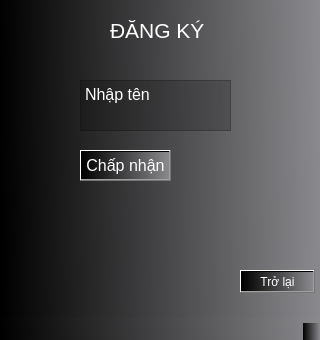
<?xml version="1.0" encoding="UTF-8"?>
<ui version="4.0">
 <class>MainWindow</class>
 <widget class="QMainWindow" name="MainWindow">
  <property name="geometry">
   <rect>
    <x>0</x>
    <y>0</y>
    <width>320</width>
    <height>340</height>
   </rect>
  </property>
  <property name="windowTitle">
   <string>MainWindow</string>
  </property>
  <property name="styleSheet">
   <string notr="true">background-color: qlineargradient(spread:pad, x1:0, y1:0.5, x2:1, y2:0.489, stop:0 rgba(0, 0, 0, 255), stop:1 rgba(138, 138, 142, 255));</string>
  </property>
  <widget class="QWidget" name="centralwidget">
   <widget class="QLabel" name="label">
    <property name="geometry">
     <rect>
      <x>110</x>
      <y>0</y>
      <width>101</width>
      <height>61</height>
     </rect>
    </property>
    <property name="font">
     <font>
      <pointsize>16</pointsize>
     </font>
    </property>
    <property name="styleSheet">
     <string notr="true">background-color: rgba(255, 255, 255, 0);
color: rgb(255, 255, 255);</string>
    </property>
    <property name="text">
     <string>ĐĂNG KÝ</string>
    </property>
   </widget>
   <widget class="QPlainTextEdit" name="input_name">
    <property name="geometry">
     <rect>
      <x>80</x>
      <y>80</y>
      <width>151</width>
      <height>51</height>
     </rect>
    </property>
    <property name="font">
     <font>
      <pointsize>12</pointsize>
     </font>
    </property>
    <property name="accessibleDescription">
     <string/>
    </property>
    <property name="autoFillBackground">
     <bool>false</bool>
    </property>
    <property name="styleSheet">
     <string notr="true">background-color: rgba(0, 0, 0, 50);
color: rgb(255, 255, 255);</string>
    </property>
    <property name="plainText">
     <string>Nhập tên
</string>
    </property>
    <property name="overwriteMode">
     <bool>false</bool>
    </property>
    <property name="centerOnScroll">
     <bool>false</bool>
    </property>
    <property name="placeholderText">
     <string/>
    </property>
   </widget>
   <widget class="QPushButton" name="ptn_dangky">
    <property name="geometry">
     <rect>
      <x>80</x>
      <y>150</y>
      <width>91</width>
      <height>31</height>
     </rect>
    </property>
    <property name="font">
     <font>
      <pointsize>12</pointsize>
     </font>
    </property>
    <property name="styleSheet">
     <string notr="true">color: rgb(255, 255, 255);</string>
    </property>
    <property name="text">
     <string>Chấp nhận</string>
    </property>
   </widget>
   <widget class="QPushButton" name="ptn_pre">
    <property name="geometry">
     <rect>
      <x>240</x>
      <y>270</y>
      <width>75</width>
      <height>23</height>
     </rect>
    </property>
    <property name="styleSheet">
     <string notr="true">color: rgb(255, 255, 255);</string>
    </property>
    <property name="text">
     <string>Trở lại</string>
    </property>
   </widget>
  </widget>
  <widget class="QMenuBar" name="menubar">
   <property name="geometry">
    <rect>
     <x>0</x>
     <y>0</y>
     <width>320</width>
     <height>21</height>
    </rect>
   </property>
  </widget>
  <widget class="QStatusBar" name="statusbar"/>
 </widget>
 <resources/>
 <connections/>
</ui>
